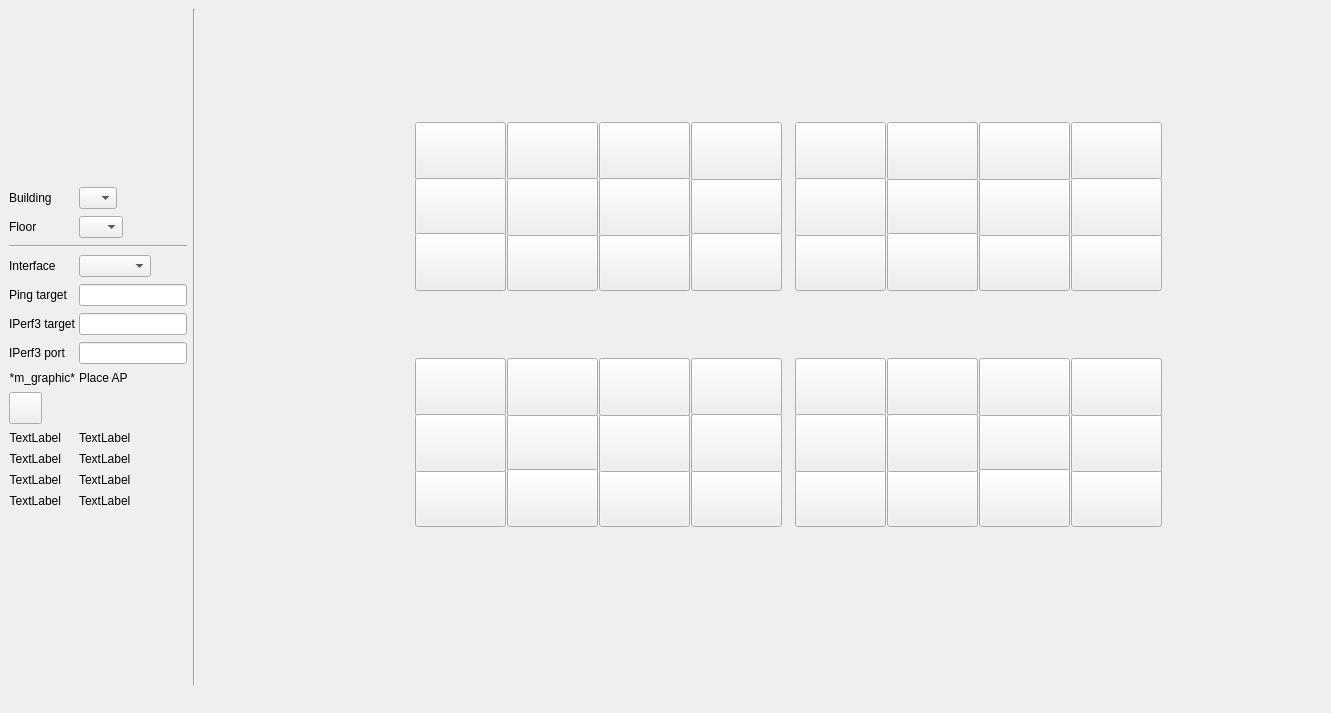
<?xml version="1.0" encoding="UTF-8"?>
<ui version="4.0">
 <class>MainWindow</class>
 <widget class="QMainWindow" name="MainWindow">
  <property name="geometry">
   <rect>
    <x>0</x>
    <y>0</y>
    <width>1331</width>
    <height>713</height>
   </rect>
  </property>
  <property name="minimumSize">
   <size>
    <width>1326</width>
    <height>670</height>
   </size>
  </property>
  <property name="maximumSize">
   <size>
    <width>1331</width>
    <height>713</height>
   </size>
  </property>
  <property name="windowTitle">
   <string>WifiAnalyser</string>
  </property>
  <property name="windowIcon">
   <iconset theme="network-wireless"/>
  </property>
  <widget class="QWidget" name="centralwidget">
   <layout class="QHBoxLayout" name="horizontalLayout">
    <item>
     <layout class="QFormLayout" name="sidebar_view">
      <property name="sizeConstraint">
       <enum>QLayout::SizeConstraint::SetDefaultConstraint</enum>
      </property>
      <property name="fieldGrowthPolicy">
       <enum>QFormLayout::FieldGrowthPolicy::ExpandingFieldsGrow</enum>
      </property>
      <property name="rowWrapPolicy">
       <enum>QFormLayout::RowWrapPolicy::WrapLongRows</enum>
      </property>
      <property name="formAlignment">
       <set>Qt::AlignmentFlag::AlignLeading|Qt::AlignmentFlag::AlignLeft|Qt::AlignmentFlag::AlignVCenter</set>
      </property>
      <property name="horizontalSpacing">
       <number>3</number>
      </property>
      <property name="verticalSpacing">
       <number>7</number>
      </property>
      <item row="0" column="0">
       <widget class="QLabel" name="building_label">
        <property name="text">
         <string>Building</string>
        </property>
       </widget>
      </item>
      <item row="0" column="1">
       <widget class="QComboBox" name="building_combo">
        <property name="placeholderText">
         <string>A</string>
        </property>
        <item>
         <property name="text">
          <string>A</string>
         </property>
        </item>
        <item>
         <property name="text">
          <string>B</string>
         </property>
        </item>
       </widget>
      </item>
      <item row="1" column="0">
       <widget class="QLabel" name="floor_label">
        <property name="text">
         <string>Floor</string>
        </property>
       </widget>
      </item>
      <item row="1" column="1">
       <widget class="QComboBox" name="floor_combo">
        <property name="placeholderText">
         <string>1</string>
        </property>
        <item>
         <property name="text">
          <string>0</string>
         </property>
        </item>
        <item>
         <property name="text">
          <string>1</string>
         </property>
        </item>
        <item>
         <property name="text">
          <string>2</string>
         </property>
        </item>
        <item>
         <property name="text">
          <string>3</string>
         </property>
        </item>
        <item>
         <property name="text">
          <string>4</string>
         </property>
        </item>
        <item>
         <property name="text">
          <string>5</string>
         </property>
        </item>
        <item>
         <property name="text">
          <string>6</string>
         </property>
        </item>
        <item>
         <property name="text">
          <string>7</string>
         </property>
        </item>
        <item>
         <property name="text">
          <string>8</string>
         </property>
        </item>
        <item>
         <property name="text">
          <string>9</string>
         </property>
        </item>
        <item>
         <property name="text">
          <string>10</string>
         </property>
        </item>
       </widget>
      </item>
      <item row="2" column="0" colspan="2">
       <widget class="Line" name="line">
        <property name="orientation">
         <enum>Qt::Orientation::Horizontal</enum>
        </property>
       </widget>
      </item>
      <item row="3" column="0">
       <widget class="QLabel" name="interface_label">
        <property name="text">
         <string>Interface</string>
        </property>
       </widget>
      </item>
      <item row="3" column="1">
       <widget class="QComboBox" name="interface_combo">
        <property name="placeholderText">
         <string>wlp1s0</string>
        </property>
       </widget>
      </item>
      <item row="4" column="0">
       <widget class="QLabel" name="ping_target_label">
        <property name="text">
         <string>Ping target</string>
        </property>
       </widget>
      </item>
      <item row="4" column="1">
       <widget class="QLineEdit" name="ping_target"/>
      </item>
      <item row="5" column="0">
       <widget class="QLabel" name="iperf_addr_label">
        <property name="text">
         <string>IPerf3 target</string>
        </property>
       </widget>
      </item>
      <item row="5" column="1">
       <widget class="QLineEdit" name="iperf_addr"/>
      </item>
      <item row="6" column="0">
       <widget class="QLabel" name="iperf_port_label">
        <property name="text">
         <string>IPerf3 port</string>
        </property>
       </widget>
      </item>
      <item row="6" column="1">
       <widget class="QLineEdit" name="iperf_port"/>
      </item>
      <item row="7" column="0">
       <widget class="QLabel" name="mouse_click_graphic">
        <property name="text">
         <string>*m_graphic*</string>
        </property>
        <property name="alignment">
         <set>Qt::AlignmentFlag::AlignRight|Qt::AlignmentFlag::AlignTrailing|Qt::AlignmentFlag::AlignVCenter</set>
        </property>
       </widget>
      </item>
      <item row="7" column="1">
       <widget class="QLabel" name="ap_label">
        <property name="text">
         <string>Place AP</string>
        </property>
       </widget>
      </item>
      <item row="8" column="0">
       <widget class="QPushButton" name="refresh_deps_button">
        <property name="sizePolicy">
         <sizepolicy hsizetype="Fixed" vsizetype="Fixed">
          <horstretch>0</horstretch>
          <verstretch>0</verstretch>
         </sizepolicy>
        </property>
        <property name="minimumSize">
         <size>
          <width>33</width>
          <height>32</height>
         </size>
        </property>
        <property name="maximumSize">
         <size>
          <width>33</width>
          <height>32</height>
         </size>
        </property>
        <property name="text">
         <string/>
        </property>
        <property name="icon">
         <iconset theme="view-refresh"/>
        </property>
        <property name="shortcut">
         <string notr="true"/>
        </property>
       </widget>
      </item>
      <item row="9" column="0">
       <widget class="QLabel" name="iperf_icon">
        <property name="text">
         <string>TextLabel</string>
        </property>
        <property name="alignment">
         <set>Qt::AlignmentFlag::AlignRight|Qt::AlignmentFlag::AlignTrailing|Qt::AlignmentFlag::AlignVCenter</set>
        </property>
       </widget>
      </item>
      <item row="9" column="1">
       <widget class="QLabel" name="iperf_found">
        <property name="text">
         <string>TextLabel</string>
        </property>
       </widget>
      </item>
      <item row="10" column="0">
       <widget class="QLabel" name="ping_icon">
        <property name="text">
         <string>TextLabel</string>
        </property>
        <property name="alignment">
         <set>Qt::AlignmentFlag::AlignRight|Qt::AlignmentFlag::AlignTrailing|Qt::AlignmentFlag::AlignVCenter</set>
        </property>
       </widget>
      </item>
      <item row="10" column="1">
       <widget class="QLabel" name="ping_found">
        <property name="text">
         <string>TextLabel</string>
        </property>
       </widget>
      </item>
      <item row="11" column="0">
       <widget class="QLabel" name="nmcli_icon">
        <property name="text">
         <string>TextLabel</string>
        </property>
        <property name="alignment">
         <set>Qt::AlignmentFlag::AlignRight|Qt::AlignmentFlag::AlignTrailing|Qt::AlignmentFlag::AlignVCenter</set>
        </property>
       </widget>
      </item>
      <item row="11" column="1">
       <widget class="QLabel" name="nmcli_found">
        <property name="text">
         <string>TextLabel</string>
        </property>
       </widget>
      </item>
      <item row="12" column="0">
       <widget class="QLabel" name="timedatectl_icon">
        <property name="text">
         <string>TextLabel</string>
        </property>
        <property name="alignment">
         <set>Qt::AlignmentFlag::AlignRight|Qt::AlignmentFlag::AlignTrailing|Qt::AlignmentFlag::AlignVCenter</set>
        </property>
       </widget>
      </item>
      <item row="12" column="1">
       <widget class="QLabel" name="timedatectl_found">
        <property name="text">
         <string>TextLabel</string>
        </property>
       </widget>
      </item>
     </layout>
    </item>
    <item>
     <widget class="Line" name="vertical_seperator">
      <property name="orientation">
       <enum>Qt::Orientation::Vertical</enum>
      </property>
     </widget>
    </item>
    <item>
     <widget class="QWidget" name="floor_view" native="true">
      <property name="sizePolicy">
       <sizepolicy hsizetype="Expanding" vsizetype="Expanding">
        <horstretch>0</horstretch>
        <verstretch>0</verstretch>
       </sizepolicy>
      </property>
      <property name="minimumSize">
       <size>
        <width>1120</width>
        <height>630</height>
       </size>
      </property>
      <widget class="ClickableLabel" name="floor_layout">
       <property name="geometry">
        <rect>
         <x>0</x>
         <y>0</y>
         <width>1120</width>
         <height>630</height>
        </rect>
       </property>
       <property name="sizePolicy">
        <sizepolicy hsizetype="Expanding" vsizetype="Expanding">
         <horstretch>0</horstretch>
         <verstretch>0</verstretch>
        </sizepolicy>
       </property>
       <property name="text">
        <string/>
       </property>
       <property name="pixmap">
        <pixmap>../d6863b01/floor_template.png</pixmap>
       </property>
       <property name="scaledContents">
        <bool>true</bool>
       </property>
       <property name="textInteractionFlags">
        <set>Qt::TextInteractionFlag::NoTextInteraction</set>
       </property>
      </widget>
      <widget class="QPushButton" name="fl11">
       <property name="geometry">
        <rect>
         <x>213</x>
         <y>113</y>
         <width>91</width>
         <height>58</height>
        </rect>
       </property>
       <property name="text">
        <string/>
       </property>
      </widget>
      <widget class="QPushButton" name="fl12">
       <property name="geometry">
        <rect>
         <x>213</x>
         <y>169</y>
         <width>91</width>
         <height>58</height>
        </rect>
       </property>
       <property name="text">
        <string/>
       </property>
      </widget>
      <widget class="QPushButton" name="fl13">
       <property name="geometry">
        <rect>
         <x>213</x>
         <y>224</y>
         <width>91</width>
         <height>58</height>
        </rect>
       </property>
       <property name="text">
        <string/>
       </property>
      </widget>
      <widget class="QPushButton" name="fl21">
       <property name="geometry">
        <rect>
         <x>305</x>
         <y>113</y>
         <width>91</width>
         <height>58</height>
        </rect>
       </property>
       <property name="text">
        <string/>
       </property>
      </widget>
      <widget class="QPushButton" name="fl23">
       <property name="geometry">
        <rect>
         <x>305</x>
         <y>224</y>
         <width>91</width>
         <height>58</height>
        </rect>
       </property>
       <property name="text">
        <string/>
       </property>
      </widget>
      <widget class="QPushButton" name="fl22">
       <property name="geometry">
        <rect>
         <x>305</x>
         <y>169</y>
         <width>91</width>
         <height>58</height>
        </rect>
       </property>
       <property name="text">
        <string/>
       </property>
      </widget>
      <widget class="QPushButton" name="fl42">
       <property name="geometry">
        <rect>
         <x>489</x>
         <y>169</y>
         <width>91</width>
         <height>58</height>
        </rect>
       </property>
       <property name="text">
        <string/>
       </property>
      </widget>
      <widget class="QPushButton" name="fl41">
       <property name="geometry">
        <rect>
         <x>489</x>
         <y>113</y>
         <width>91</width>
         <height>58</height>
        </rect>
       </property>
       <property name="text">
        <string/>
       </property>
      </widget>
      <widget class="QPushButton" name="fl31">
       <property name="geometry">
        <rect>
         <x>397</x>
         <y>113</y>
         <width>91</width>
         <height>58</height>
        </rect>
       </property>
       <property name="text">
        <string/>
       </property>
      </widget>
      <widget class="QPushButton" name="fl33">
       <property name="geometry">
        <rect>
         <x>397</x>
         <y>224</y>
         <width>91</width>
         <height>58</height>
        </rect>
       </property>
       <property name="text">
        <string/>
       </property>
      </widget>
      <widget class="QPushButton" name="fl32">
       <property name="geometry">
        <rect>
         <x>397</x>
         <y>169</y>
         <width>91</width>
         <height>58</height>
        </rect>
       </property>
       <property name="text">
        <string/>
       </property>
      </widget>
      <widget class="QPushButton" name="fl43">
       <property name="geometry">
        <rect>
         <x>489</x>
         <y>224</y>
         <width>91</width>
         <height>58</height>
        </rect>
       </property>
       <property name="text">
        <string/>
       </property>
      </widget>
      <widget class="QPushButton" name="sl33">
       <property name="geometry">
        <rect>
         <x>777</x>
         <y>224</y>
         <width>91</width>
         <height>58</height>
        </rect>
       </property>
       <property name="text">
        <string/>
       </property>
      </widget>
      <widget class="QPushButton" name="sl22">
       <property name="geometry">
        <rect>
         <x>685</x>
         <y>169</y>
         <width>91</width>
         <height>58</height>
        </rect>
       </property>
       <property name="text">
        <string/>
       </property>
      </widget>
      <widget class="QPushButton" name="sl21">
       <property name="geometry">
        <rect>
         <x>685</x>
         <y>113</y>
         <width>91</width>
         <height>58</height>
        </rect>
       </property>
       <property name="text">
        <string/>
       </property>
      </widget>
      <widget class="QPushButton" name="sl32">
       <property name="geometry">
        <rect>
         <x>777</x>
         <y>169</y>
         <width>91</width>
         <height>58</height>
        </rect>
       </property>
       <property name="text">
        <string/>
       </property>
      </widget>
      <widget class="QPushButton" name="sl31">
       <property name="geometry">
        <rect>
         <x>777</x>
         <y>113</y>
         <width>91</width>
         <height>58</height>
        </rect>
       </property>
       <property name="text">
        <string/>
       </property>
      </widget>
      <widget class="QPushButton" name="sl43">
       <property name="geometry">
        <rect>
         <x>869</x>
         <y>224</y>
         <width>91</width>
         <height>58</height>
        </rect>
       </property>
       <property name="text">
        <string/>
       </property>
      </widget>
      <widget class="QPushButton" name="sl11">
       <property name="geometry">
        <rect>
         <x>593</x>
         <y>113</y>
         <width>91</width>
         <height>58</height>
        </rect>
       </property>
       <property name="text">
        <string/>
       </property>
      </widget>
      <widget class="QPushButton" name="sl13">
       <property name="geometry">
        <rect>
         <x>593</x>
         <y>224</y>
         <width>91</width>
         <height>58</height>
        </rect>
       </property>
       <property name="text">
        <string/>
       </property>
      </widget>
      <widget class="QPushButton" name="sl12">
       <property name="geometry">
        <rect>
         <x>593</x>
         <y>169</y>
         <width>91</width>
         <height>58</height>
        </rect>
       </property>
       <property name="text">
        <string/>
       </property>
      </widget>
      <widget class="QPushButton" name="sl23">
       <property name="geometry">
        <rect>
         <x>685</x>
         <y>224</y>
         <width>91</width>
         <height>58</height>
        </rect>
       </property>
       <property name="text">
        <string/>
       </property>
      </widget>
      <widget class="QPushButton" name="sl41">
       <property name="geometry">
        <rect>
         <x>869</x>
         <y>113</y>
         <width>91</width>
         <height>58</height>
        </rect>
       </property>
       <property name="text">
        <string/>
       </property>
      </widget>
      <widget class="QPushButton" name="sl42">
       <property name="geometry">
        <rect>
         <x>869</x>
         <y>169</y>
         <width>91</width>
         <height>58</height>
        </rect>
       </property>
       <property name="text">
        <string/>
       </property>
      </widget>
      <widget class="QPushButton" name="fr31">
       <property name="geometry">
        <rect>
         <x>397</x>
         <y>460</y>
         <width>91</width>
         <height>58</height>
        </rect>
       </property>
       <property name="text">
        <string/>
       </property>
      </widget>
      <widget class="QPushButton" name="fr22">
       <property name="geometry">
        <rect>
         <x>305</x>
         <y>405</y>
         <width>91</width>
         <height>58</height>
        </rect>
       </property>
       <property name="text">
        <string/>
       </property>
      </widget>
      <widget class="QPushButton" name="sr32">
       <property name="geometry">
        <rect>
         <x>777</x>
         <y>405</y>
         <width>91</width>
         <height>58</height>
        </rect>
       </property>
       <property name="text">
        <string/>
       </property>
      </widget>
      <widget class="QPushButton" name="fr23">
       <property name="geometry">
        <rect>
         <x>305</x>
         <y>349</y>
         <width>91</width>
         <height>58</height>
        </rect>
       </property>
       <property name="text">
        <string/>
       </property>
      </widget>
      <widget class="QPushButton" name="fr32">
       <property name="geometry">
        <rect>
         <x>397</x>
         <y>405</y>
         <width>91</width>
         <height>58</height>
        </rect>
       </property>
       <property name="text">
        <string/>
       </property>
      </widget>
      <widget class="QPushButton" name="fr33">
       <property name="geometry">
        <rect>
         <x>397</x>
         <y>349</y>
         <width>91</width>
         <height>58</height>
        </rect>
       </property>
       <property name="text">
        <string/>
       </property>
      </widget>
      <widget class="QPushButton" name="fr41">
       <property name="geometry">
        <rect>
         <x>489</x>
         <y>460</y>
         <width>91</width>
         <height>58</height>
        </rect>
       </property>
       <property name="text">
        <string/>
       </property>
      </widget>
      <widget class="QPushButton" name="sr33">
       <property name="geometry">
        <rect>
         <x>777</x>
         <y>349</y>
         <width>91</width>
         <height>58</height>
        </rect>
       </property>
       <property name="text">
        <string/>
       </property>
      </widget>
      <widget class="QPushButton" name="fr13">
       <property name="geometry">
        <rect>
         <x>213</x>
         <y>349</y>
         <width>91</width>
         <height>58</height>
        </rect>
       </property>
       <property name="text">
        <string/>
       </property>
      </widget>
      <widget class="QPushButton" name="sr21">
       <property name="geometry">
        <rect>
         <x>685</x>
         <y>460</y>
         <width>91</width>
         <height>58</height>
        </rect>
       </property>
       <property name="text">
        <string/>
       </property>
      </widget>
      <widget class="QPushButton" name="fr11">
       <property name="geometry">
        <rect>
         <x>213</x>
         <y>460</y>
         <width>91</width>
         <height>58</height>
        </rect>
       </property>
       <property name="text">
        <string/>
       </property>
      </widget>
      <widget class="QPushButton" name="fr12">
       <property name="geometry">
        <rect>
         <x>213</x>
         <y>405</y>
         <width>91</width>
         <height>58</height>
        </rect>
       </property>
       <property name="text">
        <string/>
       </property>
      </widget>
      <widget class="QPushButton" name="sr11">
       <property name="geometry">
        <rect>
         <x>593</x>
         <y>460</y>
         <width>91</width>
         <height>58</height>
        </rect>
       </property>
       <property name="text">
        <string/>
       </property>
      </widget>
      <widget class="QPushButton" name="sr13">
       <property name="geometry">
        <rect>
         <x>593</x>
         <y>349</y>
         <width>91</width>
         <height>58</height>
        </rect>
       </property>
       <property name="text">
        <string/>
       </property>
      </widget>
      <widget class="QPushButton" name="fr21">
       <property name="geometry">
        <rect>
         <x>305</x>
         <y>460</y>
         <width>91</width>
         <height>58</height>
        </rect>
       </property>
       <property name="text">
        <string/>
       </property>
      </widget>
      <widget class="QPushButton" name="sr23">
       <property name="geometry">
        <rect>
         <x>685</x>
         <y>349</y>
         <width>91</width>
         <height>58</height>
        </rect>
       </property>
       <property name="text">
        <string/>
       </property>
      </widget>
      <widget class="QPushButton" name="sr31">
       <property name="geometry">
        <rect>
         <x>777</x>
         <y>460</y>
         <width>91</width>
         <height>58</height>
        </rect>
       </property>
       <property name="text">
        <string/>
       </property>
      </widget>
      <widget class="QPushButton" name="fr43">
       <property name="geometry">
        <rect>
         <x>489</x>
         <y>349</y>
         <width>91</width>
         <height>58</height>
        </rect>
       </property>
       <property name="text">
        <string/>
       </property>
      </widget>
      <widget class="QPushButton" name="fr42">
       <property name="geometry">
        <rect>
         <x>489</x>
         <y>405</y>
         <width>91</width>
         <height>58</height>
        </rect>
       </property>
       <property name="text">
        <string/>
       </property>
      </widget>
      <widget class="QPushButton" name="sr41">
       <property name="geometry">
        <rect>
         <x>869</x>
         <y>460</y>
         <width>91</width>
         <height>58</height>
        </rect>
       </property>
       <property name="text">
        <string/>
       </property>
      </widget>
      <widget class="QPushButton" name="sr42">
       <property name="geometry">
        <rect>
         <x>869</x>
         <y>405</y>
         <width>91</width>
         <height>58</height>
        </rect>
       </property>
       <property name="text">
        <string/>
       </property>
      </widget>
      <widget class="QPushButton" name="sr12">
       <property name="geometry">
        <rect>
         <x>593</x>
         <y>405</y>
         <width>91</width>
         <height>58</height>
        </rect>
       </property>
       <property name="text">
        <string/>
       </property>
      </widget>
      <widget class="QPushButton" name="sr43">
       <property name="geometry">
        <rect>
         <x>869</x>
         <y>349</y>
         <width>91</width>
         <height>58</height>
        </rect>
       </property>
       <property name="text">
        <string/>
       </property>
      </widget>
      <widget class="QPushButton" name="sr22">
       <property name="geometry">
        <rect>
         <x>685</x>
         <y>405</y>
         <width>91</width>
         <height>58</height>
        </rect>
       </property>
       <property name="text">
        <string/>
       </property>
      </widget>
      <widget class="BusySpinner" name="busy_spinner" native="true">
       <property name="geometry">
        <rect>
         <x>1043</x>
         <y>16</y>
         <width>50</width>
         <height>50</height>
        </rect>
       </property>
      </widget>
     </widget>
    </item>
   </layout>
  </widget>
  <widget class="QStatusBar" name="statusBar">
   <property name="sizeGripEnabled">
    <bool>false</bool>
   </property>
  </widget>
 </widget>
 <customwidgets>
  <customwidget>
   <class>BusySpinner</class>
   <extends>QWidget</extends>
   <header location="global">widgets.busy_spinner.h</header>
   <container>1</container>
  </customwidget>
  <customwidget>
   <class>ClickableLabel</class>
   <extends>QLabel</extends>
   <header location="global">widgets.clickable_label.h</header>
  </customwidget>
 </customwidgets>
 <resources/>
 <connections/>
</ui>
